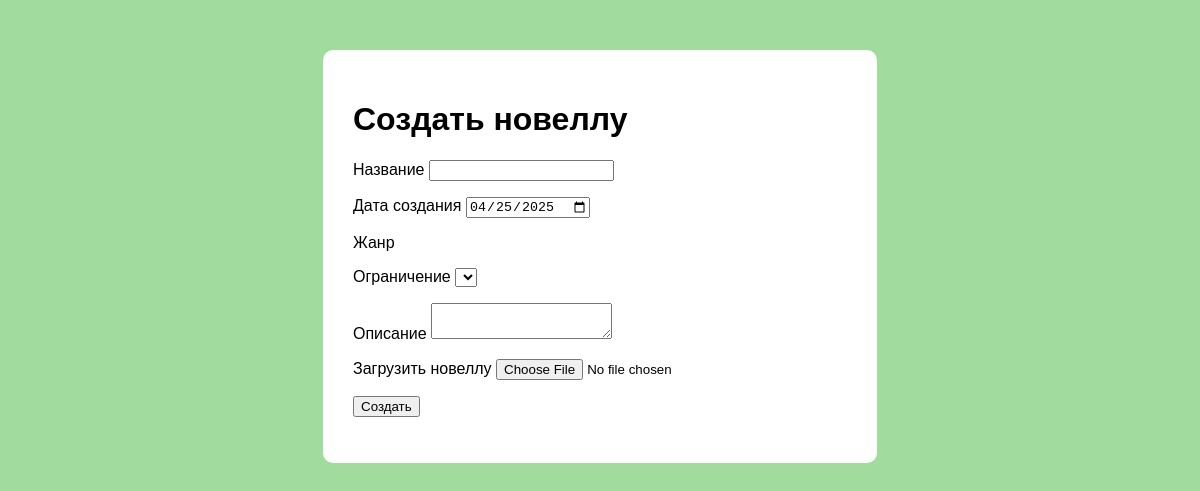
The app's page /create_novel (signed in), older data.
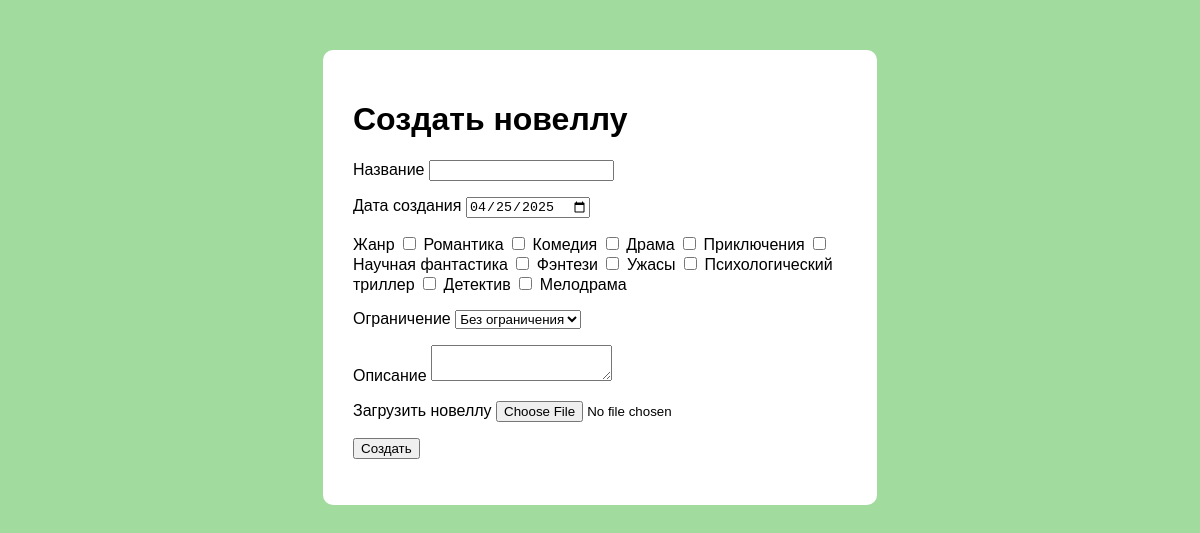
The same page, newer data.
### data/genres.py (models this page shows)
class Genre(SqlAlchemyBase):
    __tablename__ = "genres"
    id = sqlalchemy.Column(sqlalchemy.Integer, primary_key=True, autoincrement=True)
    name = sqlalchemy.Column(sqlalchemy.String)
    description = sqlalchemy.Column(sqlalchemy.String)
    novels_genres = orm.relationship('NovelGenre', back_populates='genre')

### main.py (the view, shortened to what this page needs)
@app.route('/create_novel', methods=['GET', 'POST'])
def create_novel():
    if 'user_id' not in session:
        return redirect('/login')
    form = CreateNovel()
    db_sess = db_session.create_session()
    genres = db_sess.query(Genre).all()
    age_limits = db_sess.query(AgeLimit).all()
    genres_list = [g.name for g in genres]
    ages_list = [al.name for al in age_limits]
    return render_template('create_novel.html', title='Создать новеллу', form=form,
                           genres=genres_list, age_limits=ages_list)

### forms/create_novel.py
class CreateNovel(FlaskForm):
    name = StringField('Название', validators=[DataRequired()])
    creation_date = DateField(default=date.today())
    genre = StringField('Жанр')
    age_limit = StringField('Ограничение')
    desc = TextAreaField('Описание')
    novel_arch = FileField('Загрузить новеллу', validators=[
        FileRequired(),
        FileAllowed(['zip', 'rar', '7z'], 'Только архивы (.zip, .rar, .7z) разрешены')
    ])
    submit = SubmitField()

### data/db_session.py (called while the page is built)
def create_session() -> Session:
    global __factory
    return __factory()

### templates/create_novel.html (shortened to what this page needs)
{% extends "form_base.html" %}
{% block content %}
    <form action="" method="post" enctype="multipart/form-data">
        <h1>Создать новеллу</h1>
        <p>
            {{ form.name.label }}
            {{ form.name(type="text") }}
        </p>
        <p>
            <label>Дата создания</label>
            {{ form.creation_date(type="date") }}
        </p>
        <p>
            {{ form.genre.label }}
            {% for gen in genres%}
                <input type="checkbox" name="genre" value={{gen}}>
                <label for={{gen}}>{{gen}}</label>
            {% endfor %}
        </p>
        <p>
            {{ form.age_limit.label }}
            <select name="age_limit">
                {% for al in age_limits %}
                    <option>{{al}}</option>>
                {% endfor %}
            </select>
        </p>
        <p>
            {{ form.desc.label }}
            {{ form.desc }}
        </p>
        <p>
            {{form.novel_arch.label}}
            {{form.novel_arch(type="file", accept=".zip,.rar,.7z")}}
        </p>
        <p>
            {{form.submit(type="submit", value='Создать')}}
        </p>
    </form>
{% endblock %}

### templates/form_base.html (shortened to what this page needs)
<!DOCTYPE html>
<html lang="en">
<head>
    <link rel="stylesheet" href="{{url_for('static', filename='css/form_base.css') }}">
</head>
<body style="background-color: #A2DB9E;">
    {% block content %}{% endblock %}
</body>
</html>

### static/css/form_base.css (style rules this page uses)
form { border-radius: 10px; font-family: "Kelly Slab", sans-serif; margin-top: 50px; margin-left: 315px; margin-right: 315px; padding: 30px; background-color: white; }
h1 { font-family: "Kelly Slab", sans-serif; }

Row changes from the older to the newer data that the page shows:
added Genre: name "Романтика"
added Genre: name "Комедия"
added Genre: name "Драма"
added Genre: name "Приключения"
added Genre: name "Научная фантастика"
added Genre: name "Фэнтези"
added Genre: name "Ужасы"
added Genre: name "Психологический триллер"
added Genre: name "Детектив"
added Genre: name "Мелодрама"
Text that changed along with them:
form field age_limit: (not shown) → "Без ограничения"
